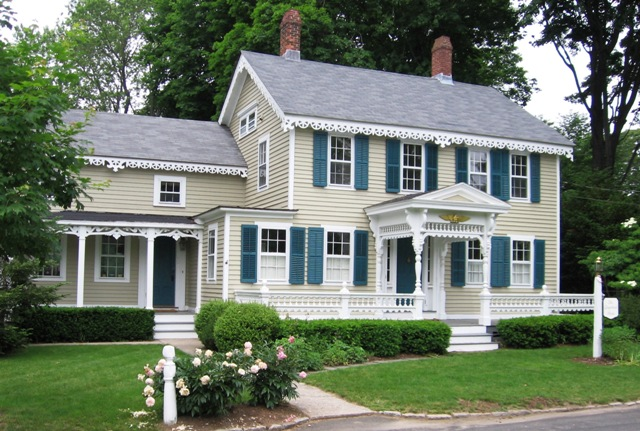
#> input picture demos/upload/linear_least_squares/house.jpeg, 640 x 431 px
$ python 'Image compression.py'
#> lines starting #> are read from the running program, lines starting #| are printed output that depends on the picture
#!/usr/bin/env python
# coding: utf-8

# In[2]:


import numpy as np
import matplotlib.pyplot as pt


# In[12]:


from PIL import Image

with Image.open("house.jpeg").resize((500,500)) as img:
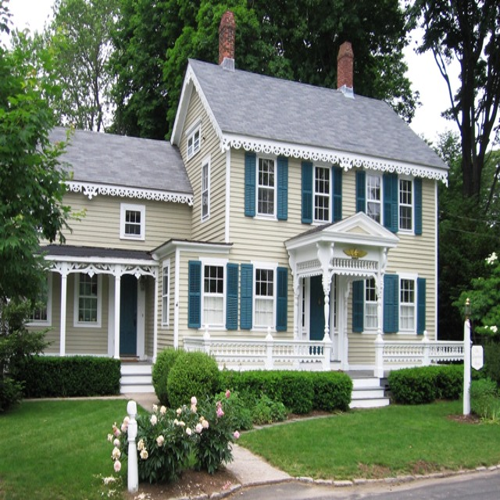
#> img: PIL image 500x500 RGB; mean R, G, B 111.1, 121.9, 106.1
    rgb_img = np.array(img)
rgb_img.shape


# In[13]:


img = np.sum(rgb_img, axis=-1)
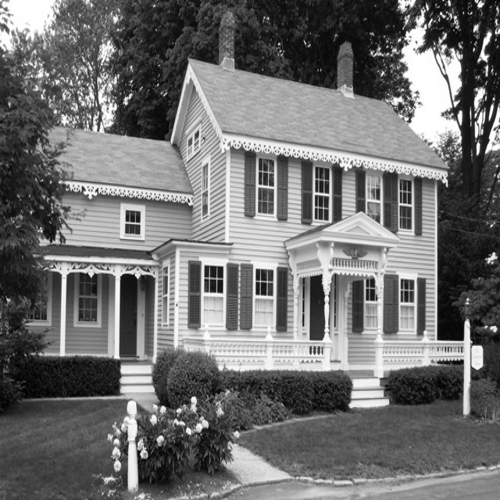
#> img: shape (500, 500) uint64; min 3, max 765, mean 339.1; drawn with min black and max white


# In[14]:


pt.imshow(img, cmap="gray")


# In[15]:


u, sigma, vt = np.linalg.svd(img)
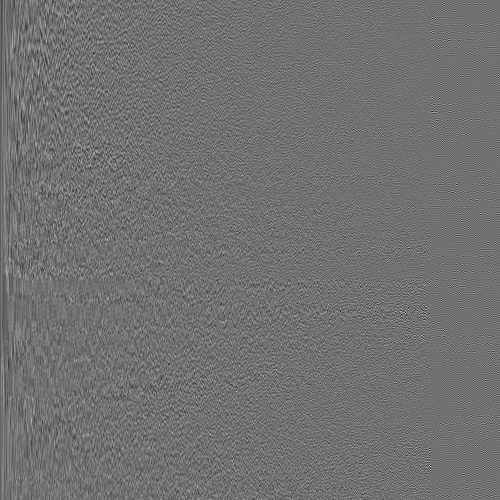
#> u: shape (500, 500) float64; min -0.319, max 0.397, mean -0.000111; drawn with min black and max white
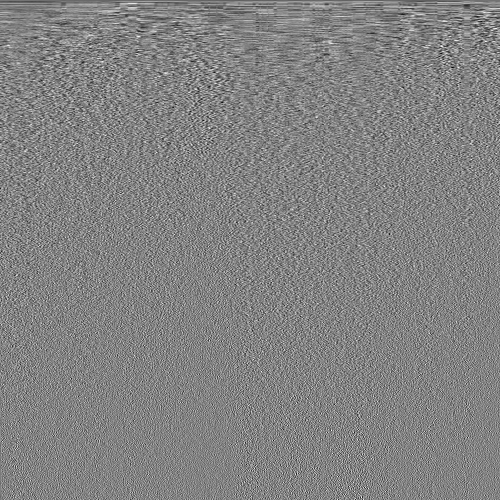
#> vt: shape (500, 500) float64; min -0.224, max 0.212, mean -9.26e-05; drawn with min black and max white
#> sigma = 500 values, max 179308.6 at index 0, min 0.00332 at index 499, mean 1837.6
sigma

pt.plot(sigma)


# In[24]:


compressed_img = (
    sigma[0] * np.outer(u[:, 0], vt[0])
    + sigma[1] * np.outer(u[:, 1], vt[1])
    + sigma[2] * np.outer(u[:, 2], vt[2])
    + sigma[3] * np.outer(u[:, 3], vt[3])
    + sigma[4] * np.outer(u[:, 4], vt[4])
    + sigma[5] * np.outer(u[:, 5], vt[5])
    )
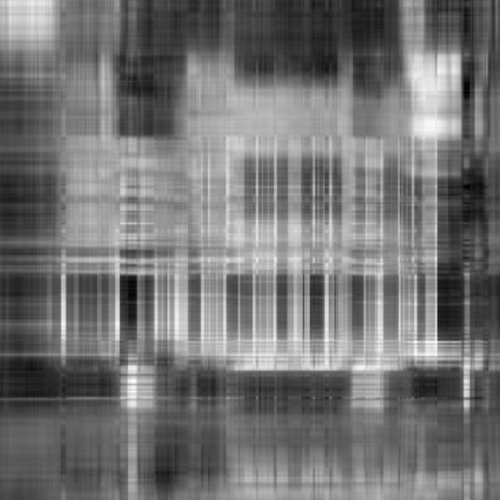
#> compressed_img: shape (500, 500) float64; min -103.3, max 870.7, mean 339.2; drawn with min black and max white

pt.imshow(compressed_img, cmap="gray")


# In[ ]:


# In[ ]:
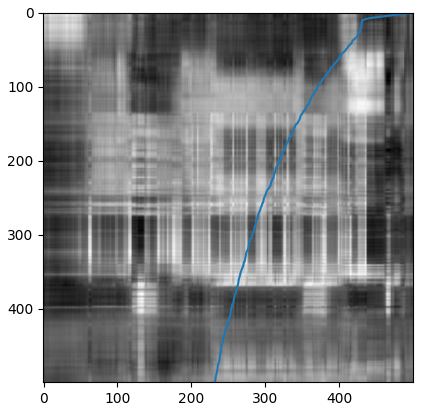
#> figure drawn by matplotlib, 1 panel

$ run again, with demos/upload/linear_least_squares/andreas.jpeg copied over demos/upload/linear_least_squares/house.jpeg
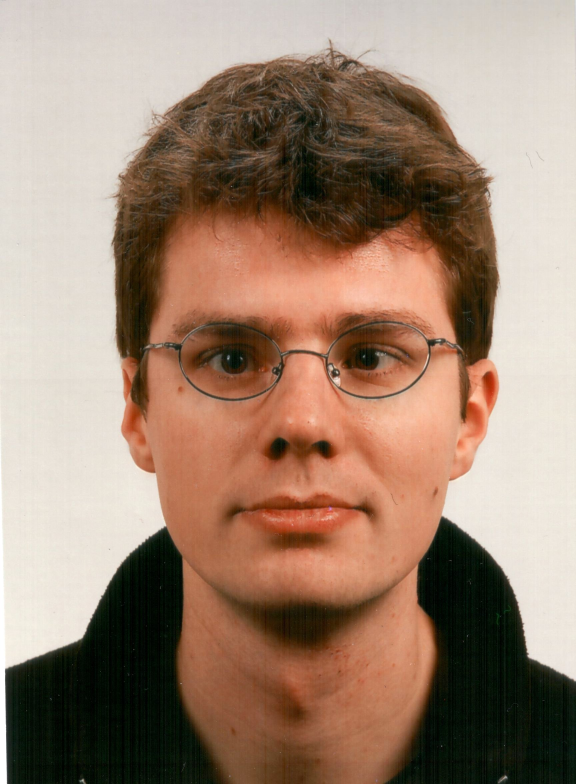
#> input picture demos/upload/linear_least_squares/andreas.jpeg, 1728 x 2352 px (shown at 1/3 size)
#> `u, sigma, vt = np.linalg.svd(img)`:
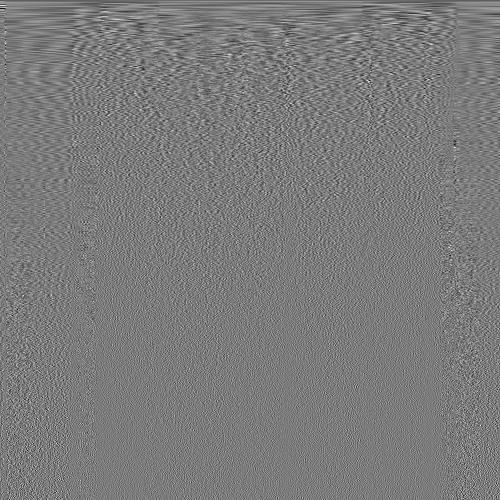
#> vt: shape (500, 500) float64; min -0.264, max 0.28, mean -9.12e-05; drawn with min black and max white
#> sigma = 500 values, max 222622.2 at index 0, min 0.161 at index 499, mean 1226
#> `# In[ ]:`:
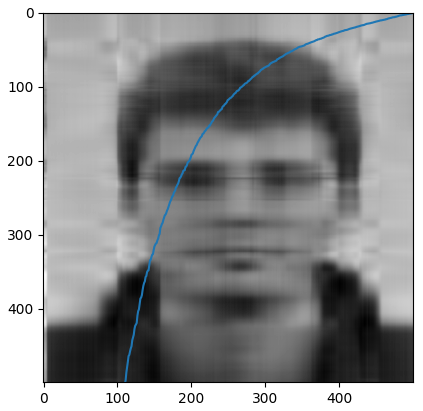
#> figure drawn by matplotlib, 1 panel
